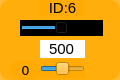
    <widget class="QWidget" name="widget_id1_6" native="true">
     <property name="geometry">
      <rect>
       <x>820</x>
       <y>210</y>
       <width>120</width>
       <height>80</height>
      </rect>
     </property>
     <property name="styleSheet">
      <string notr="true">background-color: rgb(255, 170, 0, 200);
border-radius:10px;</string>
     </property>
     <widget class="QLabel" name="label_ID1_7">
      <property name="geometry">
       <rect>
        <x>40</x>
        <y>0</y>
        <width>45</width>
        <height>16</height>
       </rect>
      </property>
      <property name="minimumSize">
       <size>
        <width>0</width>
        <height>10</height>
       </size>
      </property>
      <property name="font">
       <font>
        <family>Arial</family>
        <pointsize>11</pointsize>
       </font>
      </property>
      <property name="styleSheet">
       <string notr="true">background-color: rgb(255, 255, 255， 0);
border-radius:0px;</string>
      </property>
      <property name="text">
       <string>ID:6</string>
      </property>
      <property name="alignment">
       <set>Qt::AlignCenter</set>
      </property>
     </widget>
     <widget class="QSlider" name="horizontalSlider_pulse_id6">
      <property name="geometry">
       <rect>
        <x>20</x>
        <y>20</y>
        <width>83</width>
        <height>16</height>
       </rect>
      </property>
      <property name="autoFillBackground">
       <bool>false</bool>
      </property>
      <property name="styleSheet">
       <string notr="true">background-color: rgb(0, 0, 0);
border-radius:0px;</string>
      </property>
      <property name="minimum">
       <number>0</number>
      </property>
      <property name="maximum">
       <number>1000</number>
      </property>
      <property name="pageStep">
       <number>1</number>
      </property>
      <property name="value">
       <number>500</number>
      </property>
      <property name="orientation">
       <enum>Qt::Horizontal</enum>
      </property>
     </widget>
     <widget class="QSlider" name="horizontalSlider_dev_id6">
      <property name="geometry">
       <rect>
        <x>40</x>
        <y>60</y>
        <width>45</width>
        <height>18</height>
       </rect>
      </property>
      <property name="styleSheet">
       <string notr="true">background-color: rgb(255, 255, 255， 0);</string>
      </property>
      <property name="minimum">
       <number>-125</number>
      </property>
      <property name="maximum">
       <number>125</number>
      </property>
      <property name="pageStep">
       <number>1</number>
      </property>
      <property name="orientation">
       <enum>Qt::Horizontal</enum>
      </property>
     </widget>
     <widget class="QLabel" name="label_id6">
      <property name="geometry">
       <rect>
        <x>10</x>
        <y>60</y>
        <width>31</width>
        <height>20</height>
       </rect>
      </property>
      <property name="minimumSize">
       <size>
        <width>0</width>
        <height>10</height>
       </size>
      </property>
      <property name="font">
       <font>
        <family>DejaVu Sans</family>
        <pointsize>10</pointsize>
       </font>
      </property>
      <property name="styleSheet">
       <string notr="true">background-color: rgb(255, 255, 255， 0);</string>
      </property>
      <property name="text">
       <string>0</string>
      </property>
      <property name="alignment">
       <set>Qt::AlignCenter</set>
      </property>
     </widget>
     <widget class="QLineEdit" name="lineEdit_id6">
      <property name="geometry">
       <rect>
        <x>40</x>
        <y>40</y>
        <width>45</width>
        <height>18</height>
       </rect>
      </property>
      <property name="sizePolicy">
       <sizepolicy hsizetype="Fixed" vsizetype="Fixed">
        <horstretch>0</horstretch>
        <verstretch>0</verstretch>
       </sizepolicy>
      </property>
      <property name="font">
       <font>
        <family>Arial</family>
        <pointsize>11</pointsize>
       </font>
      </property>
      <property name="autoFillBackground">
       <bool>false</bool>
      </property>
      <property name="styleSheet">
       <string notr="true">background-color: rgb(255, 255, 255);
border-radius:0px;</string>
      </property>
      <property name="text">
       <string>500</string>
      </property>
      <property name="maxLength">
       <number>1000</number>
      </property>
      <property name="alignment">
       <set>Qt::AlignCenter</set>
      </property>
      <property name="dragEnabled">
       <bool>false</bool>
      </property>
      <property name="readOnly">
       <bool>false</bool>
      </property>
     </widget>
    </widget>
